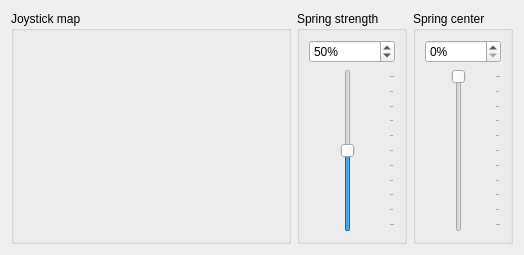
          <widget class="QWidget" name="tab_6">
           <attribute name="title">
            <string>Monitor</string>
           </attribute>
           <layout class="QGridLayout" name="gridLayout_12">
            <item row="0" column="0">
             <widget class="QGroupBox" name="shifterMapGroupBox_3">
              <property name="sizePolicy">
               <sizepolicy hsizetype="Expanding" vsizetype="Preferred">
                <horstretch>0</horstretch>
                <verstretch>0</verstretch>
               </sizepolicy>
              </property>
              <property name="title">
               <string>Joystick map</string>
              </property>
              <layout class="QGridLayout" name="gridLayout_13">
               <item row="0" column="0">
                <widget class="QGraphicsView" name="handbrake_graphicsView">
                 <property name="styleSheet">
                  <string notr="true">background: transparent</string>
                 </property>
                 <property name="frameShape">
                  <enum>QFrame::Shape::NoFrame</enum>
                 </property>
                 <property name="verticalScrollBarPolicy">
                  <enum>Qt::ScrollBarPolicy::ScrollBarAlwaysOff</enum>
                 </property>
                 <property name="horizontalScrollBarPolicy">
                  <enum>Qt::ScrollBarPolicy::ScrollBarAlwaysOff</enum>
                 </property>
                 <property name="alignment">
                  <set>Qt::AlignmentFlag::AlignLeading|Qt::AlignmentFlag::AlignLeft|Qt::AlignmentFlag::AlignTop</set>
                 </property>
                 <property name="renderHints">
                  <set>QPainter::RenderHint::Antialiasing|QPainter::RenderHint::SmoothPixmapTransform|QPainter::RenderHint::TextAntialiasing</set>
                 </property>
                </widget>
               </item>
              </layout>
             </widget>
            </item>
            <item row="0" column="1">
             <widget class="QGroupBox" name="groupBox_10">
              <property name="title">
               <string>Spring strength</string>
              </property>
              <layout class="QVBoxLayout" name="verticalLayout_3">
               <item>
                <widget class="QSpinBox" name="handbrakeSpringStrengthSpinBox">
                 <property name="suffix">
                  <string>%</string>
                 </property>
                 <property name="maximum">
                  <number>100</number>
                 </property>
                 <property name="value">
                  <number>50</number>
                 </property>
                </widget>
               </item>
               <item>
                <widget class="QSlider" name="handbrakeSpringStrengthSlider">
                 <property name="sizePolicy">
                  <sizepolicy hsizetype="Minimum" vsizetype="Expanding">
                   <horstretch>0</horstretch>
                   <verstretch>0</verstretch>
                  </sizepolicy>
                 </property>
                 <property name="maximum">
                  <number>100</number>
                 </property>
                 <property name="value">
                  <number>50</number>
                 </property>
                 <property name="orientation">
                  <enum>Qt::Orientation::Vertical</enum>
                 </property>
                 <property name="tickPosition">
                  <enum>QSlider::TickPosition::TicksBelow</enum>
                 </property>
                 <property name="tickInterval">
                  <number>10</number>
                 </property>
                </widget>
               </item>
              </layout>
             </widget>
            </item>
            <item row="0" column="2">
             <widget class="QGroupBox" name="groupBox_11">
              <property name="title">
               <string>Spring center</string>
              </property>
              <layout class="QVBoxLayout" name="verticalLayout_7">
               <item>
                <widget class="QSpinBox" name="handbrakeSpringCenterSpinBox">
                 <property name="suffix">
                  <string>%</string>
                 </property>
                 <property name="maximum">
                  <number>100</number>
                 </property>
                 <property name="value">
                  <number>0</number>
                 </property>
                </widget>
               </item>
               <item>
                <widget class="QSlider" name="handbrakeSpringCenterSlider">
                 <property name="sizePolicy">
                  <sizepolicy hsizetype="Minimum" vsizetype="Expanding">
                   <horstretch>0</horstretch>
                   <verstretch>0</verstretch>
                  </sizepolicy>
                 </property>
                 <property name="maximum">
                  <number>100</number>
                 </property>
                 <property name="value">
                  <number>0</number>
                 </property>
                 <property name="orientation">
                  <enum>Qt::Orientation::Vertical</enum>
                 </property>
                 <property name="invertedAppearance">
                  <bool>true</bool>
                 </property>
                 <property name="tickPosition">
                  <enum>QSlider::TickPosition::TicksBelow</enum>
                 </property>
                 <property name="tickInterval">
                  <number>10</number>
                 </property>
                </widget>
               </item>
              </layout>
             </widget>
            </item>
           </layout>
          </widget>
